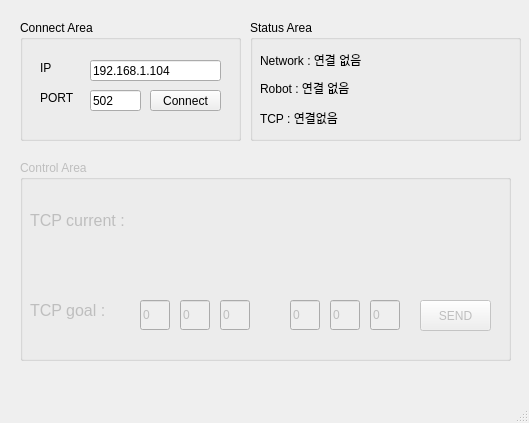
<?xml version="1.0" encoding="UTF-8"?>
<ui version="4.0">
 <class>MainWindow</class>
 <widget class="QMainWindow" name="MainWindow">
  <property name="geometry">
   <rect>
    <x>0</x>
    <y>0</y>
    <width>529</width>
    <height>423</height>
   </rect>
  </property>
  <property name="windowTitle">
   <string>MainWindow</string>
  </property>
  <widget class="QWidget" name="centralwidget">
   <widget class="QGroupBox" name="gbox_connect">
    <property name="geometry">
     <rect>
      <x>20</x>
      <y>20</y>
      <width>221</width>
      <height>121</height>
     </rect>
    </property>
    <property name="title">
     <string>Connect Area</string>
    </property>
    <widget class="QLabel" name="label_ip">
     <property name="geometry">
      <rect>
       <x>20</x>
       <y>40</y>
       <width>64</width>
       <height>15</height>
      </rect>
     </property>
     <property name="text">
      <string>IP</string>
     </property>
    </widget>
    <widget class="QLabel" name="label_port">
     <property name="geometry">
      <rect>
       <x>20</x>
       <y>70</y>
       <width>64</width>
       <height>15</height>
      </rect>
     </property>
     <property name="text">
      <string>PORT</string>
     </property>
    </widget>
    <widget class="QLineEdit" name="lineEdit_ip">
     <property name="geometry">
      <rect>
       <x>70</x>
       <y>40</y>
       <width>131</width>
       <height>21</height>
      </rect>
     </property>
     <property name="text">
      <string>192.168.1.104</string>
     </property>
    </widget>
    <widget class="QLineEdit" name="lineEdit_port">
     <property name="geometry">
      <rect>
       <x>70</x>
       <y>70</y>
       <width>51</width>
       <height>21</height>
      </rect>
     </property>
     <property name="text">
      <string>502</string>
     </property>
    </widget>
    <widget class="QPushButton" name="pb_connect">
     <property name="geometry">
      <rect>
       <x>130</x>
       <y>70</y>
       <width>71</width>
       <height>21</height>
      </rect>
     </property>
     <property name="text">
      <string>Connect</string>
     </property>
    </widget>
   </widget>
   <widget class="QGroupBox" name="gbox_control">
    <property name="enabled">
     <bool>false</bool>
    </property>
    <property name="geometry">
     <rect>
      <x>20</x>
      <y>160</y>
      <width>491</width>
      <height>201</height>
     </rect>
    </property>
    <property name="title">
     <string>Control Area</string>
    </property>
    <widget class="QLabel" name="lbl_tcpCurrent">
     <property name="geometry">
      <rect>
       <x>10</x>
       <y>20</y>
       <width>471</width>
       <height>80</height>
      </rect>
     </property>
     <property name="font">
      <font>
       <family>Arial</family>
       <pointsize>12</pointsize>
      </font>
     </property>
     <property name="text">
      <string>TCP current :</string>
     </property>
    </widget>
    <widget class="QLabel" name="lbl_tcpGoal">
     <property name="geometry">
      <rect>
       <x>10</x>
       <y>110</y>
       <width>471</width>
       <height>80</height>
      </rect>
     </property>
     <property name="font">
      <font>
       <family>Arial</family>
       <pointsize>12</pointsize>
      </font>
     </property>
     <property name="text">
      <string>TCP goal :</string>
     </property>
    </widget>
    <widget class="QLineEdit" name="lineEdit_1">
     <property name="geometry">
      <rect>
       <x>120</x>
       <y>140</y>
       <width>30</width>
       <height>30</height>
      </rect>
     </property>
     <property name="text">
      <string>0</string>
     </property>
    </widget>
    <widget class="QLineEdit" name="lineEdit_2">
     <property name="geometry">
      <rect>
       <x>160</x>
       <y>140</y>
       <width>30</width>
       <height>30</height>
      </rect>
     </property>
     <property name="text">
      <string>0</string>
     </property>
    </widget>
    <widget class="QLineEdit" name="lineEdit_3">
     <property name="geometry">
      <rect>
       <x>200</x>
       <y>140</y>
       <width>30</width>
       <height>30</height>
      </rect>
     </property>
     <property name="text">
      <string>0</string>
     </property>
    </widget>
    <widget class="QLineEdit" name="lineEdit_4">
     <property name="geometry">
      <rect>
       <x>270</x>
       <y>140</y>
       <width>30</width>
       <height>30</height>
      </rect>
     </property>
     <property name="text">
      <string>0</string>
     </property>
    </widget>
    <widget class="QLineEdit" name="lineEdit_5">
     <property name="geometry">
      <rect>
       <x>310</x>
       <y>140</y>
       <width>30</width>
       <height>30</height>
      </rect>
     </property>
     <property name="text">
      <string>0</string>
     </property>
    </widget>
    <widget class="QLineEdit" name="lineEdit_6">
     <property name="geometry">
      <rect>
       <x>350</x>
       <y>140</y>
       <width>30</width>
       <height>30</height>
      </rect>
     </property>
     <property name="text">
      <string>0</string>
     </property>
    </widget>
    <widget class="QPushButton" name="pb_send">
     <property name="geometry">
      <rect>
       <x>400</x>
       <y>140</y>
       <width>71</width>
       <height>31</height>
      </rect>
     </property>
     <property name="text">
      <string>SEND</string>
     </property>
    </widget>
   </widget>
   <widget class="QGroupBox" name="groupBox">
    <property name="geometry">
     <rect>
      <x>250</x>
      <y>20</y>
      <width>271</width>
      <height>121</height>
     </rect>
    </property>
    <property name="title">
     <string>Status Area</string>
    </property>
    <widget class="QLabel" name="label_tcp">
     <property name="geometry">
      <rect>
       <x>10</x>
       <y>90</y>
       <width>251</width>
       <height>16</height>
      </rect>
     </property>
     <property name="text">
      <string>TCP : 연결없음</string>
     </property>
    </widget>
    <widget class="QLabel" name="label_network">
     <property name="geometry">
      <rect>
       <x>10</x>
       <y>30</y>
       <width>251</width>
       <height>20</height>
      </rect>
     </property>
     <property name="text">
      <string>Network : 연결 없음</string>
     </property>
    </widget>
    <widget class="QLabel" name="label_robot">
     <property name="geometry">
      <rect>
       <x>10</x>
       <y>60</y>
       <width>251</width>
       <height>16</height>
      </rect>
     </property>
     <property name="text">
      <string>Robot : 연결 없음</string>
     </property>
    </widget>
   </widget>
  </widget>
  <widget class="QMenuBar" name="menubar">
   <property name="geometry">
    <rect>
     <x>0</x>
     <y>0</y>
     <width>529</width>
     <height>26</height>
    </rect>
   </property>
  </widget>
  <widget class="QStatusBar" name="statusbar"/>
 </widget>
 <resources/>
 <connections/>
</ui>
